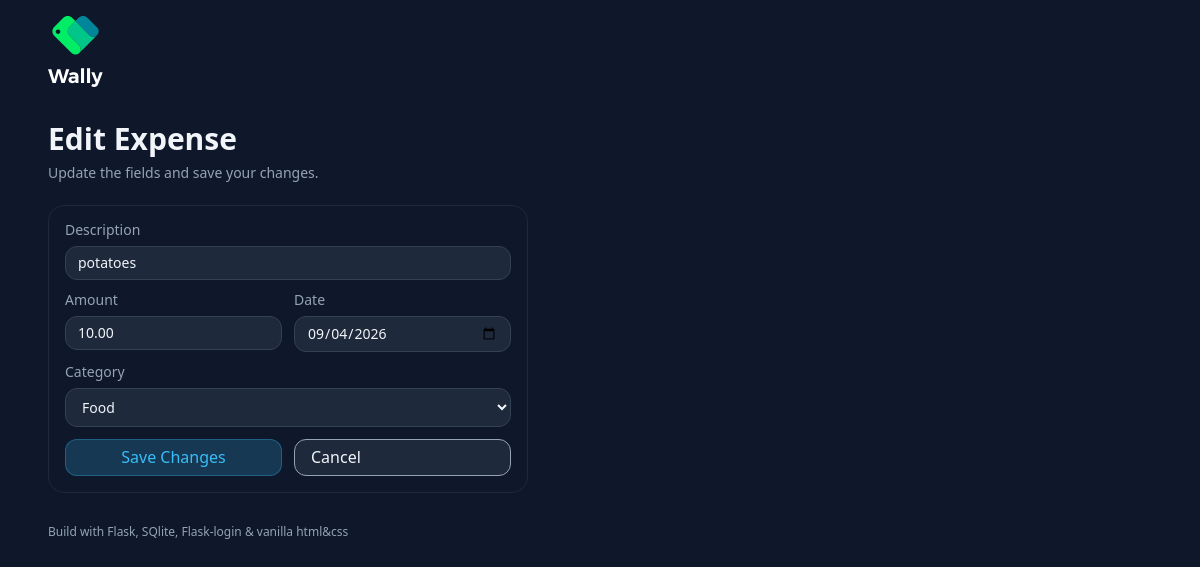
Page /edit/3 (signed in) on the committed database.
### app.py (models this page shows)
    class Expense(db.Model):
        id = db.Column(db.Integer, primary_key=True)
        description = db.Column(db.String(120), nullable=False)
        amount = db.Column(db.Float, nullable=False)
        category = db.Column(db.String(50), nullable=False)
        date = db.Column(db.Date, nullable=False, default=date.today)
        user_id = db.Column(db.Integer, db.ForeignKey('user.id'), nullable=False)

### app.py (the view)
    @app.route("/edit/<int:expense_id>", methods=['GET'])
    @login_required
    def edit(expense_id):
        e = Expense.query.filter_by(id=expense_id, user_id=current_user.id).first_or_404()
        return render_template(
            "edit.html",
            expense=e,
            categories=CATEGORIES,
            today=date.today().isoformat()
        )

### templates/edit.html (shortened to what this page needs)
{% extends "layout.html" %}
{% block body %}
  <main class="container">
    <h1 class="page-title">Edit Expense</h1>
    <p class="page-subtitle">Update the fields and save your changes.</p>
    <section class="card card-narrow">
      <form method="post" action="{{url_for('edit_post', expense_id=expense.id)}}" class="add-form">
        <label class="field">
          <span class="field-label">Description</span>
          <input name="description"
                 value="{{ expense.description }}"
                 class="input" />
        </label>
        <div class="two-col">
          <label class="field">
            <span class="field-label">Amount</span>
            <input type="number" step="0.01" min="0.01" name="amount"
                   value="{{ '%.2f'|format(expense.amount) }}"
                   class="input" />
          </label>
          <label class="field">
            <span class="field-label">Date</span>
            <input type="date" name="date"
                   value="{{ expense.date.strftime('%Y-%m-%d') if expense.date else today }}"
                   class="input" />
          </label>
        </div>
        <label class="field">
          <span class="field-label">Category</span>
          <select name="category"
                  class="input">
            {% for c in categories %}
              <option value="{{ c }}" {% if expense.category == c %}selected{% endif %}>{{ c }}</option>
            {% endfor %}
          </select>
        </label>
        <div class="button-row">
          <button
            class="btn btn-primary"
            type="submit"
            id="submit"
            >Save Changes</button>
          <a class="btn btn-secondary exception"
             href="{{url_for('dashboard')}}">Cancel</a>
        </div>
      </form>
    </section>
  </main>
{% endblock %}

### static/css/style.css (style rules this page uses)
*, *::after, *::before { box-sizing: border-box; margin: 0; padding: 0 }
html { font-family: ui-sans-serif, system-ui, sans-serif, "Apple Color Emoji", "Segoe UI Emoji", "Segoe UI Symbol", "Noto Color Emoji"; scroll-behavior: smooth; }
body { background-color: #0f172a; color: #f1f5f9; }
input, button, textarea, select { font-family: ui-sans-serif, system-ui, sans-serif, "Apple Color Emoji", "Segoe UI Emoji", "Segoe UI Symbol", "Noto Color Emoji"; }
:placeholder { font-family: inherit; }
.container { max-width: 1200px; width: 100%; margin: 0 auto; padding-top: 0; padding-bottom: 2rem; padding-left: 1rem; padding-right: 1rem; }
.page-title { font-size: 1.875rem; font-weight: 600; margin-top: 0; margin-bottom: .5rem; }
.page-subtitle { font-size: .875rem; color: rgb(148, 163, 184); margin-bottom: 1.5rem; }
.card { padding: 1rem; border: 1px solid #1e293b; border-radius: 1rem; }
.field { display: block; font-size: .875rem; }
.field-label { display: block; color: rgb(148, 163, 184); margin-bottom: .5rem }
.input { width: 100%; background-color: #1e293b; color: #f1f5f9; padding: .5rem .75rem; border: 1px solid #334155; border-radius: .75rem; font-size: .875rem; }
.add-form > * + * { margin-top: .75rem; }
.two-col { display: grid; grid-template-columns: 1fr 1fr; gap: .75rem; }
.button-row { display: flex; gap: .75rem; }
.btn { display: inline-block; width: 100%; background-color: #1e293b; padding: .5rem 1rem; border: 1px solid rgb(148, 163, 184); border-radius: .75rem; text-decoration: none; cursor: pointer; }
.btn-primary { background-color: #38bdf833; color: #38bdf8; border-color: rgba(56, 189, 248, .3); }
.btn-secondary { color: #f1f5f9; background-color: #1e293b; }
.card-narrow { display: grid; align-content: left; max-width: 480px; }

### rows in the picture
Expense: description "potatoes", amount "10.00", date "09/04/2026", category "Food"
